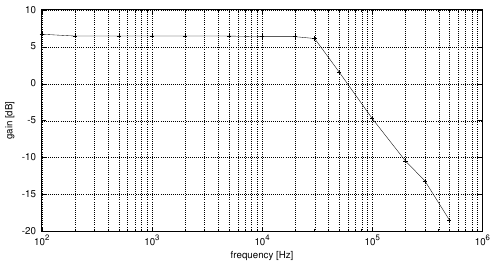

This chart was generated by the following gnuplot code:
set terminal postscript eps monochrome
set output 'case1-g.eps'
set size nosquare 1,0.75
set grid
set xrange [100:1000000]
set yrange [-20:10]
set format x "10^{%L}"
set logscale x
set grid xtics ytics mxtics mytics
set xlabel 'frequency [Hz]'
set ylabel 'gain [dB]'
unset key
plot 'case1.txt' u 1:6 t "test" with linespoints
set output